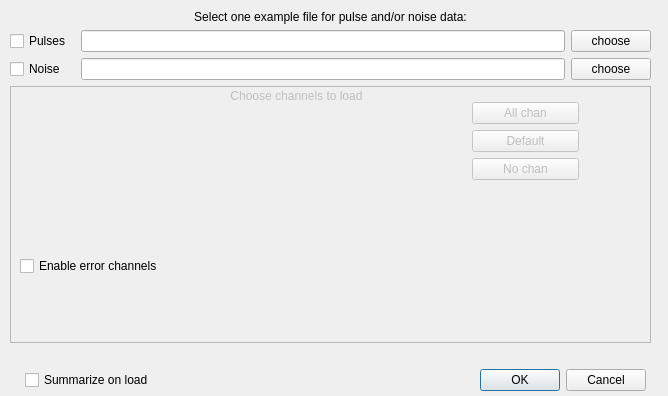
<?xml version="1.0" encoding="UTF-8"?>
<ui version="4.0">
 <class>CreateDataset</class>
 <widget class="QDialog" name="CreateDataset">
  <property name="windowModality">
   <enum>Qt::ApplicationModal</enum>
  </property>
  <property name="geometry">
   <rect>
    <x>0</x>
    <y>0</y>
    <width>668</width>
    <height>396</height>
   </rect>
  </property>
  <property name="windowTitle">
   <string>Mass: Load Data</string>
  </property>
  <widget class="QWidget" name="verticalLayoutWidget_2">
   <property name="geometry">
    <rect>
     <x>10</x>
     <y>10</y>
     <width>641</width>
     <height>381</height>
    </rect>
   </property>
   <layout class="QVBoxLayout" name="verticalLayout" stretch="0,0,1,0,0">
    <item>
     <widget class="QLabel" name="label">
      <property name="toolTip">
       <string>Whether to load indicated pulse files</string>
      </property>
      <property name="text">
       <string>Select one example file for pulse and/or noise data:</string>
      </property>
      <property name="alignment">
       <set>Qt::AlignCenter</set>
      </property>
     </widget>
    </item>
    <item>
     <layout class="QGridLayout" name="file_selection_layout" rowstretch="0,0,0,0,0" columnstretch="0,1,0" rowminimumheight="0,0,0,0,0" columnminimumwidth="65,400,75">
      <item row="0" column="1">
       <widget class="QLineEdit" name="pulse_file_edit">
        <property name="sizePolicy">
         <sizepolicy hsizetype="MinimumExpanding" vsizetype="Fixed">
          <horstretch>1</horstretch>
          <verstretch>0</verstretch>
         </sizepolicy>
        </property>
        <property name="minimumSize">
         <size>
          <width>400</width>
          <height>0</height>
         </size>
        </property>
       </widget>
      </item>
      <item row="0" column="0">
       <widget class="QCheckBox" name="use_pulses">
        <property name="toolTip">
         <string>Whether to load indicated pulse files.</string>
        </property>
        <property name="text">
         <string>Pulses</string>
        </property>
        <property name="checked">
         <bool>false</bool>
        </property>
        <property name="tristate">
         <bool>false</bool>
        </property>
       </widget>
      </item>
      <item row="4" column="0">
       <widget class="QCheckBox" name="use_noise">
        <property name="toolTip">
         <string>Whether to load indicated noise files</string>
        </property>
        <property name="text">
         <string>Noise</string>
        </property>
        <property name="checked">
         <bool>false</bool>
        </property>
        <property name="tristate">
         <bool>false</bool>
        </property>
       </widget>
      </item>
      <item row="4" column="1">
       <widget class="QLineEdit" name="noise_file_edit">
        <property name="minimumSize">
         <size>
          <width>400</width>
          <height>0</height>
         </size>
        </property>
       </widget>
      </item>
      <item row="0" column="2">
       <widget class="QPushButton" name="choose_pulse_file">
        <property name="enabled">
         <bool>true</bool>
        </property>
        <property name="focusPolicy">
         <enum>Qt::NoFocus</enum>
        </property>
        <property name="toolTip">
         <string>Choose the template pulse file name.</string>
        </property>
        <property name="text">
         <string>choose</string>
        </property>
        <property name="autoDefault">
         <bool>false</bool>
        </property>
       </widget>
      </item>
      <item row="4" column="2">
       <widget class="QPushButton" name="choose_noise_file">
        <property name="enabled">
         <bool>true</bool>
        </property>
        <property name="focusPolicy">
         <enum>Qt::NoFocus</enum>
        </property>
        <property name="toolTip">
         <string>Choose the template pulse file name.</string>
        </property>
        <property name="text">
         <string>choose</string>
        </property>
        <property name="autoDefault">
         <bool>false</bool>
        </property>
       </widget>
      </item>
     </layout>
    </item>
    <item>
     <widget class="QFrame" name="chan_selection_frame">
      <property name="sizePolicy">
       <sizepolicy hsizetype="Expanding" vsizetype="Preferred">
        <horstretch>1</horstretch>
        <verstretch>0</verstretch>
       </sizepolicy>
      </property>
      <property name="frameShape">
       <enum>QFrame::StyledPanel</enum>
      </property>
      <property name="frameShadow">
       <enum>QFrame::Raised</enum>
      </property>
      <widget class="QWidget" name="gridLayoutWidget">
       <property name="geometry">
        <rect>
         <x>10</x>
         <y>20</y>
         <width>441</width>
         <height>141</height>
        </rect>
       </property>
       <layout class="QGridLayout" name="chan_selection_layout" rowstretch="0" columnstretch="0"/>
      </widget>
      <widget class="QLabel" name="chan_selection_label">
       <property name="enabled">
        <bool>false</bool>
       </property>
       <property name="geometry">
        <rect>
         <x>11</x>
         <y>0</y>
         <width>551</width>
         <height>20</height>
        </rect>
       </property>
       <property name="text">
        <string>Choose channels to load</string>
       </property>
       <property name="alignment">
        <set>Qt::AlignCenter</set>
       </property>
      </widget>
      <widget class="QWidget" name="verticalLayoutWidget">
       <property name="geometry">
        <rect>
         <x>460</x>
         <y>16</y>
         <width>111</width>
         <height>141</height>
        </rect>
       </property>
       <layout class="QVBoxLayout" name="chan_selection_controls">
        <property name="leftMargin">
         <number>2</number>
        </property>
        <property name="rightMargin">
         <number>2</number>
        </property>
        <item>
         <widget class="QPushButton" name="check_all_chan">
          <property name="enabled">
           <bool>false</bool>
          </property>
          <property name="focusPolicy">
           <enum>Qt::NoFocus</enum>
          </property>
          <property name="toolTip">
           <string>Select all channels on disk</string>
          </property>
          <property name="text">
           <string>All chan</string>
          </property>
         </widget>
        </item>
        <item>
         <widget class="QPushButton" name="check_default_chan">
          <property name="enabled">
           <bool>false</bool>
          </property>
          <property name="toolTip">
           <string>Select all channels but the disabled ones.</string>
          </property>
          <property name="text">
           <string>Default</string>
          </property>
         </widget>
        </item>
        <item>
         <widget class="QPushButton" name="check_no_chan">
          <property name="enabled">
           <bool>false</bool>
          </property>
          <property name="focusPolicy">
           <enum>Qt::NoFocus</enum>
          </property>
          <property name="toolTip">
           <string>Unselect all channels</string>
          </property>
          <property name="text">
           <string>No chan</string>
          </property>
         </widget>
        </item>
        <item>
         <spacer name="verticalSpacer_2">
          <property name="orientation">
           <enum>Qt::Vertical</enum>
          </property>
          <property name="sizeHint" stdset="0">
           <size>
            <width>20</width>
            <height>40</height>
           </size>
          </property>
         </spacer>
        </item>
       </layout>
      </widget>
      <widget class="QCheckBox" name="enable_error_channels">
       <property name="geometry">
        <rect>
         <x>10</x>
         <y>170</y>
         <width>171</width>
         <height>20</height>
        </rect>
       </property>
       <property name="text">
        <string>Enable error channels</string>
       </property>
      </widget>
     </widget>
    </item>
    <item>
     <spacer name="verticalSpacer">
      <property name="orientation">
       <enum>Qt::Vertical</enum>
      </property>
      <property name="sizeHint" stdset="0">
       <size>
        <width>20</width>
        <height>20</height>
       </size>
      </property>
     </spacer>
    </item>
    <item>
     <layout class="QHBoxLayout" name="take_action">
      <property name="leftMargin">
       <number>15</number>
      </property>
      <property name="rightMargin">
       <number>5</number>
      </property>
      <item>
       <widget class="QCheckBox" name="summarize_on_load">
        <property name="toolTip">
         <string>&lt;!DOCTYPE HTML PUBLIC &quot;-//W3C//DTD HTML 4.0//EN&quot; &quot;http://www.w3.org/TR/REC-html40/strict.dtd&quot;&gt;
&lt;html&gt;&lt;head&gt;&lt;meta name=&quot;qrichtext&quot; content=&quot;1&quot; /&gt;&lt;style type=&quot;text/css&quot;&gt;
p, li { white-space: pre-wrap; }
&lt;/style&gt;&lt;/head&gt;&lt;body style=&quot; font-family:'Lucida Grande'; font-size:13pt; font-weight:400; font-style:normal;&quot;&gt;
&lt;p style=&quot; margin-top:0px; margin-bottom:0px; margin-left:0px; margin-right:0px; -qt-block-indent:0; text-indent:0px;&quot;&gt;Whether to run method &lt;span style=&quot; font-style:italic;&quot;&gt;summarize_data&lt;/span&gt;() on dataset &lt;/p&gt;
&lt;p style=&quot; margin-top:0px; margin-bottom:0px; margin-left:0px; margin-right:0px; -qt-block-indent:0; text-indent:0px;&quot;&gt;before returning it.  (Can be convenient but slower.)&lt;/p&gt;&lt;/body&gt;&lt;/html&gt;</string>
        </property>
        <property name="text">
         <string>Summarize on load</string>
        </property>
       </widget>
      </item>
      <item>
       <spacer name="horizontalSpacer">
        <property name="orientation">
         <enum>Qt::Horizontal</enum>
        </property>
        <property name="sizeHint" stdset="0">
         <size>
          <width>40</width>
          <height>20</height>
         </size>
        </property>
       </spacer>
      </item>
      <item>
       <widget class="QDialogButtonBox" name="ok_cancel_buttons">
        <property name="focusPolicy">
         <enum>Qt::TabFocus</enum>
        </property>
        <property name="autoFillBackground">
         <bool>false</bool>
        </property>
        <property name="orientation">
         <enum>Qt::Horizontal</enum>
        </property>
        <property name="standardButtons">
         <set>QDialogButtonBox::Cancel|QDialogButtonBox::Ok</set>
        </property>
       </widget>
      </item>
     </layout>
    </item>
   </layout>
  </widget>
 </widget>
 <tabstops>
  <tabstop>use_pulses</tabstop>
  <tabstop>pulse_file_edit</tabstop>
  <tabstop>choose_pulse_file</tabstop>
  <tabstop>use_noise</tabstop>
  <tabstop>noise_file_edit</tabstop>
  <tabstop>choose_noise_file</tabstop>
  <tabstop>check_all_chan</tabstop>
  <tabstop>check_default_chan</tabstop>
  <tabstop>check_no_chan</tabstop>
  <tabstop>summarize_on_load</tabstop>
  <tabstop>ok_cancel_buttons</tabstop>
 </tabstops>
 <resources/>
 <connections>
  <connection>
   <sender>ok_cancel_buttons</sender>
   <signal>accepted()</signal>
   <receiver>CreateDataset</receiver>
   <slot>accept()</slot>
   <hints>
    <hint type="sourcelabel">
     <x>649</x>
     <y>389</y>
    </hint>
    <hint type="destinationlabel">
     <x>157</x>
     <y>274</y>
    </hint>
   </hints>
  </connection>
  <connection>
   <sender>ok_cancel_buttons</sender>
   <signal>rejected()</signal>
   <receiver>CreateDataset</receiver>
   <slot>reject()</slot>
   <hints>
    <hint type="sourcelabel">
     <x>649</x>
     <y>389</y>
    </hint>
    <hint type="destinationlabel">
     <x>286</x>
     <y>274</y>
    </hint>
   </hints>
  </connection>
  <connection>
   <sender>pulse_file_edit</sender>
   <signal>textChanged(QString)</signal>
   <receiver>CreateDataset</receiver>
   <slot>file_template_textEdited(QString)</slot>
   <hints>
    <hint type="sourcelabel">
     <x>321</x>
     <y>49</y>
    </hint>
    <hint type="destinationlabel">
     <x>333</x>
     <y>186</y>
    </hint>
   </hints>
  </connection>
  <connection>
   <sender>noise_file_edit</sender>
   <signal>textChanged(QString)</signal>
   <receiver>CreateDataset</receiver>
   <slot>file_template_textEdited(QString)</slot>
   <hints>
    <hint type="sourcelabel">
     <x>321</x>
     <y>85</y>
    </hint>
    <hint type="destinationlabel">
     <x>333</x>
     <y>186</y>
    </hint>
   </hints>
  </connection>
  <connection>
   <sender>enable_error_channels</sender>
   <signal>stateChanged(int)</signal>
   <receiver>CreateDataset</receiver>
   <slot>update_enable_error_channels(int)</slot>
   <hints>
    <hint type="sourcelabel">
     <x>61</x>
     <y>286</y>
    </hint>
    <hint type="destinationlabel">
     <x>333</x>
     <y>197</y>
    </hint>
   </hints>
  </connection>
 </connections>
 <slots>
  <slot>choose_file()</slot>
  <slot>file_template_textEdited(QString)</slot>
  <slot>update_enable_error_channels(int)</slot>
 </slots>
</ui>
